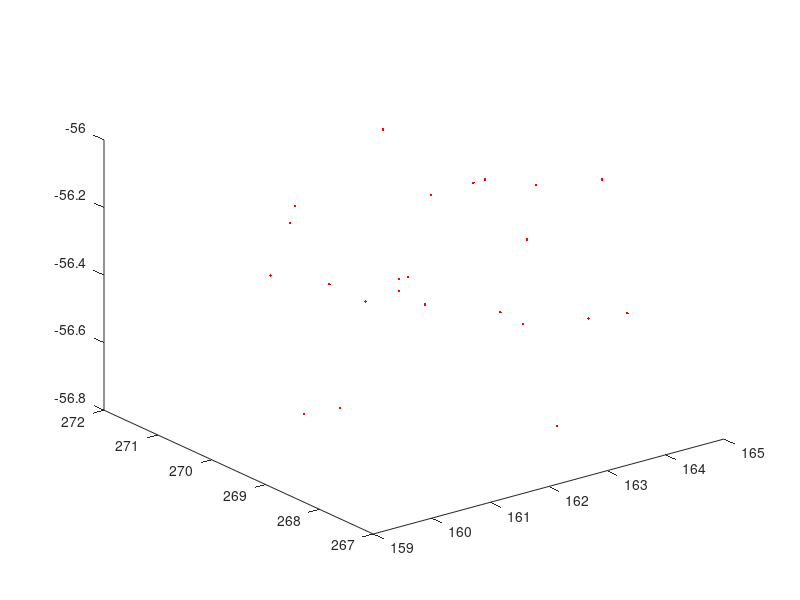

The MATLAB source for this figure: (Note: this script raises an error after producing the figure.)
%demo for affine_fit
%Author: Adrien Leygue
%Date: December 3 2014
close all
clear all
figure;
%generate points that lie approximately in the Z=0 plane
N = 10;
%[X,Y] = meshgrid(linspace(0,1,N));
%XYZ_1 = [X(:) Y(:) 0.05*randn(N^2,1)];
XYZ_1 = [161.2474,268.9572,-56.2933
161.3458,268.9047,-56.2894
162.3061,268.2274,-56.3883
163.0436,268.5323,-56.2294
164.1372,268.3314,-56.0894
163.9304,270.4926,-56.2476
163.9304,270.4926,-56.2476
162.8756,271.0253,-56.0793
161.7697,271.4538,-56.2850
161.3713,271.4843,-56.4742
160.4215,269.8266,-56.7192
160.4215,269.8266,-56.7192
161.2239,268.9406,-56.3269
162.5874,267.4819,-56.6829
164.4860,268.2368,-56.4940
164.0119,269.4207,-56.1792
163.1427,270.4213,-56.2418
163.1427,270.4213,-56.2418
161.0679,270.7860,-56.2531
162.1061,269.4072,-56.4431
163.6223,269.2353,-56.5580
162.2191,270.6411,-56.5292
162.2191,270.6411,-56.5292
159.7404,268.4180,-56.5664
163.5878,267.9836,-56.4487
164.3740,270.7586,-56.2783
160.6288,269.5837,-56.3261
160.6288,269.5837,-56.3261];

plot3(XYZ_1(:,1),XYZ_1(:,2),XYZ_1(:,3),'r.');
hold on
%compute the normal to the plane and a point that belongs to the plane
[n_1,V_1,p_1] = affine_fit(XYZ_1);

%generate points that lie approximately in the Z=X plane
%the normal vector is


%plot the two points p_1 and p_2
plot3(p_1(1),p_1(2),p_1(3),'ro','markersize',15,'markerfacecolor','red');

%plot the normal vector
quiver3(p_1(1),p_1(2),p_1(3),n_1(1)/3,n_1(2)/3,n_1(3)/3,'r','linewidth',2)
% h = quiver3(p_2(1),p_2(2),p_2(3),n_2(1)/3,n_2(2)/3,n_2(3)/3,'b','linewidth',2)

[S1,S2] = meshgrid([-3 0 3]);
%generate the pont coordinates
X = p_1(1)+[S1(:) S2(:)]*V_1(1,:)';
Y = p_1(2)+[S1(:) S2(:)]*V_1(2,:)';
Z = p_1(3)+[S1(:) S2(:)]*V_1(3,:)';
%plot the plane
surf(reshape(X,3,3),reshape(Y,3,3),reshape(Z,3,3),'facecolor','blue','facealpha',0.5);

%plot the two adjusted planes
%[X,Y] = meshgrid(linspace(0,1,3));

%first plane
%surf(X,Y, - (n_1(1)/n_1(3)*X+n_1(2)/n_1(3)*Y-dot(n_1,p_1)/n_1(3)),'facecolor','red','facealpha',0.5);

%second plane
%NB: if the plane is vertical the above method cannot be used, one should
%use the secont output of affine_fit which contains a base of the plane.
%this is illustrated below
%S1 and S2 are the coordinates of the plane points in the basis made of the
%columns ov V_2
%[S1,S2] = meshgrid([-1 0 1]);
%generate the pont coordinates
%X = p_2(1)+[S1(:) S2(:)]*V_2(1,:)';
%Y = p_2(2)+[S1(:) S2(:)]*V_2(2,:)';
%Z = p_2(3)+[S1(:) S2(:)]*V_2(3,:)';
%plot the plane
%surf(reshape(X,3,3),reshape(Y,3,3),reshape(Z,3,3),'facecolor','blue','facealpha',0.5);

xlabel('x');
ylabel('y');
zlabel('z');
axis equal
%compute the angle between the planes in [0 90] degrees
% angle = acosd(dot(n_1,n_2));
% if angle>90
%     angle = 180-angle;
% end
% angle
